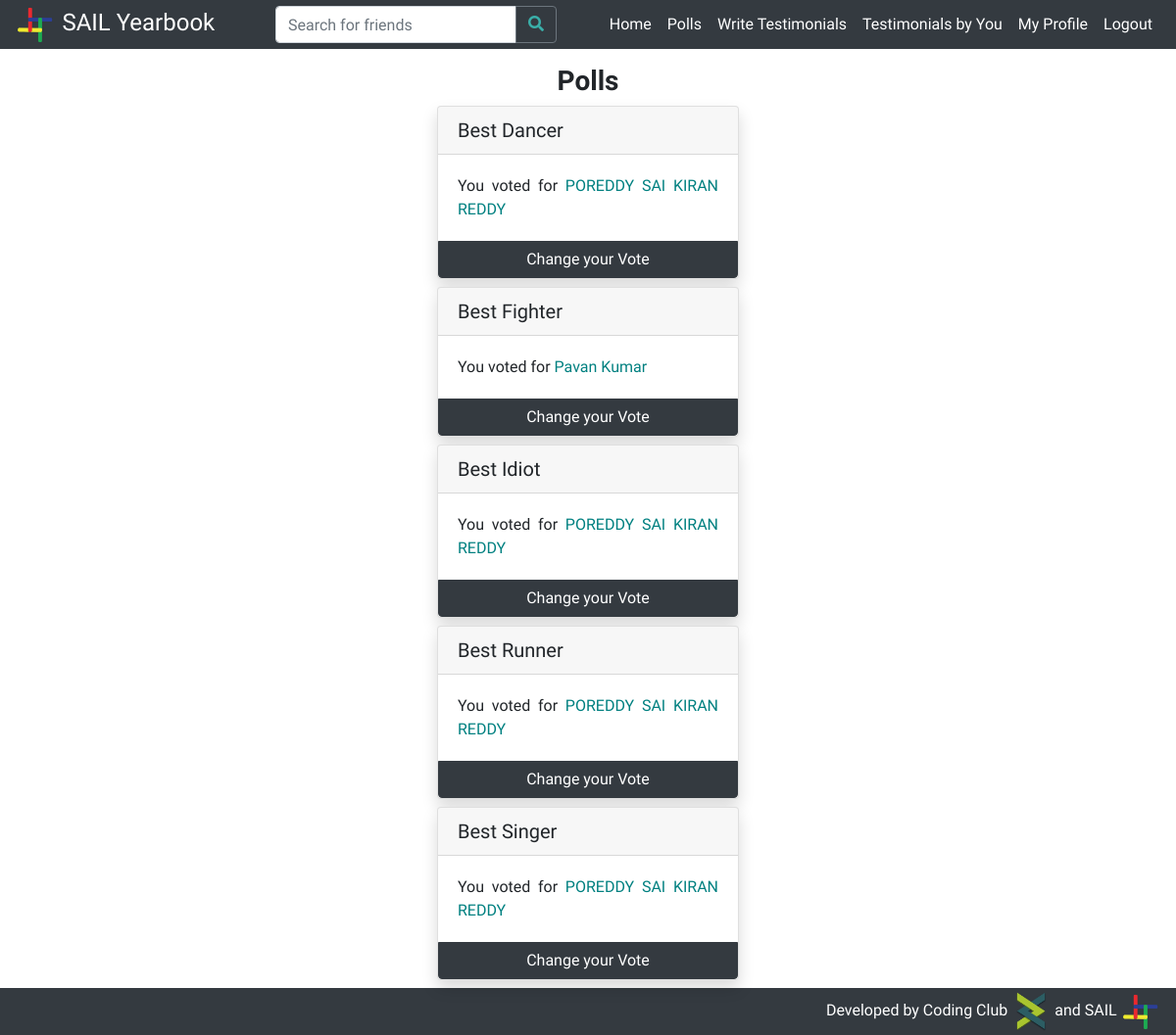
The page /polls/ (signed in) on the database its author committed.
### students/models.py (models this page shows, shortened)
class PollQuestion (models.Model):
    question = models.CharField(max_length=200)

class Profile(models.Model):
    btech = '01'
    mtech = '41'
    phd = '61'
    msc = '21'
    msr = '43'
    ma = '22'
    bdes = '02'
    mdes = '42'
    error = '00'
    program_values = (
        (btech, 'BTech'),
        (mtech, 'MTech'),
        (phd, 'PhD'),
        (msc, 'MSc'),
        (msr, 'MS-R'),
        (ma, 'MA'),
        (bdes, 'BDes'),
        (mdes, 'MDes'),
        (error, 'Error')
    )
    cse = '01'
    ece = '02'
    me = '03'
    ce = '04'
    dd = '05'
    bsbe = '06'
    cl = '07'
    cst = '22'
    eee = '08'
    ma = '23'
    ph = '21'
    rt = '54'
    hss = '41'
    enc = '51'
    env = '52'
    nt = '53'
    lst = '55'
    department_values = (
        (cse, 'Computer Science & Engineering'),
        (ece, 'Electronics & Communication Engineering'),
        (me, 'Mechanical Engineering'),
        (ce, 'Civil Engineering'),
        (dd, 'Design'),
        (bsbe, 'Biosciences & Bioengineering'),
        (cl, 'Chemical Engineering'),
        (cst, 'Chemical Science & Technology'),
        (eee, 'Electronics & Electrical Engineering'),
        (ma, 'Mathematics & Computing'),
        (ph, 'Engineering Physics'),
        (rt, 'Rural Technology'),
        (hss, 'Humanities & Social Sciences'),
        (enc, 'Centre for Energy'),
        (env, 'Centre for Environment'),
        (nt, 'Centre for Nanotechnology'),
        (lst, 'Centre for Linguistic Science & Technology'),
        (error, 'Error')
    )
    profile_pic = models.ImageField(upload_to='profile_pics/', default='profile_pics/no-profile-pic.png')
    user = models.ForeignKey(User, on_delete=models.CASCADE)
    full_name = models.CharField(max_length=100)
    rollno = models.IntegerField()
    program = models.CharField(max_length=2, choices=program_values)
    department = models.CharField(max_length=3, choices=department_values)
    bio = models.TextField(max_length=1000)
    graduating = models.BooleanField(default=False)

### students/views.py (the view)
# urls.py: path('polls/', student_views.polls, name='polls'),
@login_required
def polls(request):
    if request.method == 'GET':
        if request.user and not request.user.is_anonymous:
            logged_in = True
        else:
            logged_in = False
        if logged_in:
            user = User.objects.filter(username=request.user.username).first()
            poll_questions = PollQuestion.objects.all().order_by("question")
            polls = {}
            if user.is_superuser:
                for question in poll_questions:
                    answers = PollAnswer.objects.filter(question=question)
                    answers_count = answers.count()
                    poll_dict = {}
                    for answer in answers:
                        if answer.answer in poll_dict.keys():
                            poll_dict[answer.answer].append(answer.voted_by)
                        else:
                            poll_dict[answer.answer] = [answer.voted_by]
                    polls[(question, answers_count)] = sorted(poll_dict.items(), key=votes_sort_key, reverse=True)
                context = {
                    'polls': polls,
                    'user': user,
                    'logged_in': logged_in
                }
                return render(request, 'admin_home.html', context)
            else:
                user_profile = Profile.objects.filter(user=user).first()
                if not user_profile.graduating:
                    context = {
                        'user': user,
                        'user_profile': user_profile,
                        'logged_in': logged_in
                    }
                    return render(request, 'polls.html', context)
                else:
                    for question in poll_questions:
                        answers = PollAnswer.objects.filter(question=question)
                        myanswer = answers.filter(voted_by=user_profile).first()
                        if myanswer:
                            myanswer = myanswer.answer
                        else:
                            myanswer = None
                        poll_nominees = []
                        for answer in answers:
                            if answer.answer not in poll_nominees:
                                poll_nominees.append(answer.answer)
                        polls[(question, myanswer)] = sorted(poll_nominees, key=nominees_sort_key)
                    context = {
                        'polls': polls,
                        'user': user,
                        'user_profile': user_profile,
                        'logged_in': logged_in
                    }
                    return render(request, 'polls.html', context)
        else:
            return HttpResponseRedirect(reverse('login'))
    else:
        return error404(request)

### students/views.py (called while the page is built)
def nominees_sort_key(item):
    return item.full_name

### students/templates/polls.html (shortened to what this page needs)
{% extends 'base.html' %}
{% block content %}
    <div class="container-fluid">
        <div class="row">
            {% if user_profile.graduating %}
                <div class="col-xl-4"></div>
                <div class="col-xl-4" style="margin-left:auto;margin-right:auto;">
                    <h3 class="text-center" style="font-weight:bold;">Polls</h3>
                    <div class="container-fluid">
                        {% for question, nominees in polls.items %}
                            <div class="card shadow my-2 mx-lg-3">
                                <div class="card-header">
                                    <h5 class="mb-0">{{ question.0.question }}</h5>
                                </div>
                                {% if question.1 %}
                                <div class="card-body">
                                    <div class="card-text text-justify">You voted for <a href="{% url 'profile' question.1.user.username %}">{{ question.1.full_name }}</a></div>
                                </div>
                                {% endif %}
                                <button type="button" class="btn btn-dark" style="border-top-right-radius: 0;border-top-left-radius: 0;width: 100%;" data-toggle="modal" data-target="#add-vote-modal-{{ question.0.id }}">
                                    {% if question.1 %}Change your{% else %}Add a{% endif %} Vote
                                </button>
                            </div>
                        {% endfor %}
                    </div>
                </div>
                <div class="col-xl-4"></div>
            {% else %}
                <div class="col-xl-3"></div>
                <div class="col-xl-6">
                    <h2 class="text-center">Search for the graduating batch students, above to give testimonials.</h2>
                </div>
                <div class="col-xl-3"></div>
            {% endif %}
        </div>
    </div>
{% endblock %}

### students/templates/base.html (style rules this page uses)
a { color: teal; }
body { padding-top: 50px; }

### rows shown on the page
PollQuestion: question "Best Dancer", full_name "POREDDY SAI KIRAN REDDY", {{ question.0.id }} 1 (drawn)
PollQuestion: question "Best Fighter", full_name "Pavan Kumar"
PollQuestion: question "Best Idiot", full_name "POREDDY SAI KIRAN REDDY"
PollQuestion: question "Best Runner", full_name "POREDDY SAI KIRAN REDDY"
PollQuestion: question "Best Singer", full_name "POREDDY SAI KIRAN REDDY"
